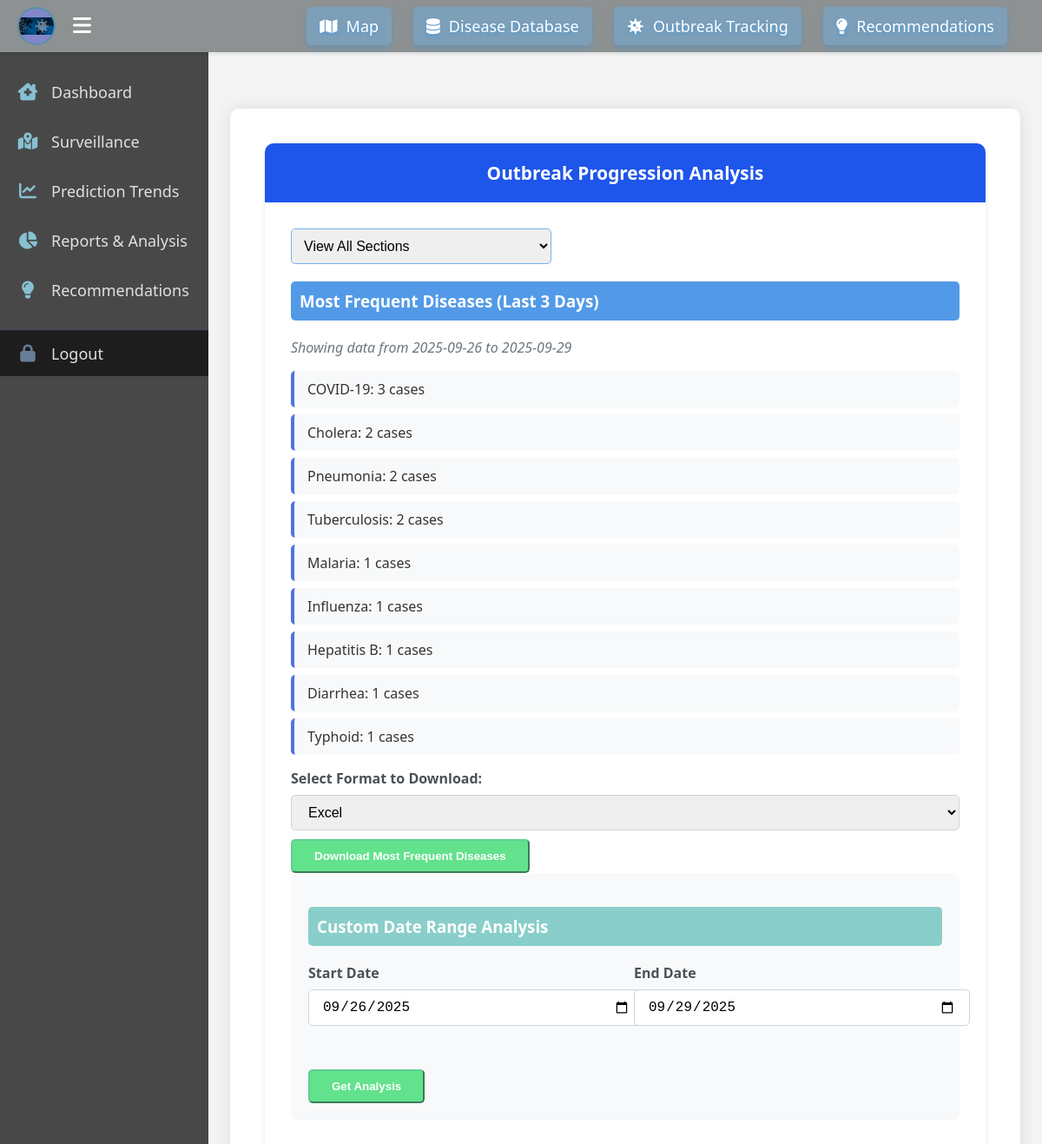
Screenshot of /outbreak-progression with the database file from the repository.
### models.py (models this page shows, shortened)
class DiseaseRecord(db.Model):
    __tablename__ = 'DiseaseRecords'
    id = db.Column(db.Integer, primary_key=True)
    Patient_Age = db.Column('Patient_Age', db.Integer, nullable=False)
    Disease_Name = db.Column('Disease_Name', db.String(200), nullable=False)
    Occasion = db.Column('Occasion', db.String(50), nullable=False)
    Date = db.Column('Date', db.Date, nullable=False)
    Hospital_Name = db.Column('Hospital_Name', db.String(200), nullable=False)

### app.py (the view, shortened to what this page needs)
@app.route('/outbreak-progression', methods=['GET', 'POST'])
def outbreak_progression():
    current_date = datetime.now().date()
    last_three_days = current_date - timedelta(days=3)
    outbreak_query = db.session.query(
        DiseaseRecord.Disease_Name,
        DiseaseRecord.Patient_Age,
        DiseaseRecord.Date
    ).filter(
        DiseaseRecord.Date.between(last_three_days, current_date)
    )
    df = pd.read_sql(outbreak_query.statement, db.engine)
    most_frequent_diseases = df['Disease_Name'].value_counts()
    warnings = []
    seasonal_patterns = None
    age_risk_analysis = None
    return render_template('outbreak_progression.html',
                         most_frequent_diseases=most_frequent_diseases,
                         warnings=warnings,
                         seasonal_patterns=seasonal_patterns,
                         age_risk_analysis=age_risk_analysis,
                         current_date=current_date,
                         last_three_days=last_three_days)

### templates/outbreak_progression.html (shortened to what this page needs)
{% extends 'base.html' %}
{% block content %}
<div class="main-container">
    <div class="card">
        <div class="card-header">
            Outbreak Progression Analysis
        </div>
        <div class="card-body">
            <div class="filter-container">
                <select id="sectionFilter" class="filter-select" onchange="filterSections()">
                    <option value="all">View All Sections</option>
                </select>
            </div>
            <h3 class="section-title frequent-diseases-title" onclick="toggleSection('frequentDiseases')">Most Frequent Diseases (Last 3 Days)</h3>
            <p class="time-period">Showing data from {{ last_three_days.strftime('%Y-%m-%d') }} to {{ current_date.strftime('%Y-%m-%d') }}</p>
            <div id="frequentDiseases" style="display: block;">
                {% if most_frequent_diseases is not none and not most_frequent_diseases.empty %}
                    <ul class="data-list">
                        {% for disease, count in most_frequent_diseases.items() %}
                        <li>{{ disease }}: {{ count }} cases</li>
                        {% endfor %}
                    </ul>
                    <form method="POST" action="/download-frequent-diseases">
                        <label for="format" class="form-label">Select Format to Download:</label>
                        <select name="format" id="format" class="form-control" required>
                            <option value="excel">Excel</option>
                        </select>
                        <button type="submit" class="btn-primary">Download Most Frequent Diseases</button>
                    </form>
                {% else %}
                    <p class="no-data">No data available for the last 3 days</p>
                {% endif %}
            </div>
            <div class="form-container">
                <h3 class="section-title custom-date-range-title" onclick="toggleSection('customDateRange')">Custom Date Range Analysis</h3>
                <div id="customDateRange" style="display: block;">
                    <form method="POST">
                        <div class="form-row" style="display: flex; gap: 20px; margin-bottom: 20px;">
                            <div class="form-group" style="flex: 1;">
                                <label for="start_date" class="form-label">Start Date</label>
                                <input type="date" id="start_date" name="start_date" class="form-control" required>
                            </div>
                            <div class="form-group" style="flex: 1;">
                                <label for="end_date" class="form-label">End Date</label>
                                <input type="date" id="end_date" name="end_date" class="form-control" required>
                            </div>
                        </div>
                        <button type="submit" class="btn-primary">Get Analysis</button>
                    </form>
                </div>
            </div>
        </div>
    </div>
</div>
{% endblock %}

### templates/base.html (shortened to what this page needs)
<!DOCTYPE html>
<html lang="en">
<head>
    <link rel="stylesheet" href="https://cdnjs.cloudflare.com/ajax/libs/font-awesome/6.0.0-beta3/css/all.min.css">
</head>
<body>
    <header>
        <div class="header-left">
            <div class="header-logo">
                <img src="{{ url_for('static', filename='images/stat.jpeg') }}" alt="Logo">
            </div>
            <button class="toggle-sidebar" id="toggleSidebar">
                <i class="fas fa-bars"></i>
            </button>
        </div>
        <div class="header-center-right">
            <div class="top-nav-item" onclick="location.href='/surveillance-map'">
                <i class="fas fa-map"></i>
                <span>Map</span>
            </div>
            <div class="top-nav-item" onclick="location.href='/disease-database'">
                <i class="fas fa-database"></i>
                <span>Disease Database</span>
            </div>
            <div class="top-nav-item" onclick="location.href='/outbreak-progression'">
                <i class="fas fa-virus"></i>
                <span>Outbreak Tracking</span>
            </div>
            <div class="top-nav-item" onclick="location.href='/recommendations'">
                <i class="fas fa-lightbulb"></i>
                <span>Recommendations</span>
            </div>
        </div>
    </header>
    <div class="container" id="mainContainer">
        <nav class="sidebar" id="sidebar">
            <div class="sidebar-item" onclick="location.href='/home'">
                <i class="fas fa-clinic-medical"></i> Dashboard
            </div>
            <div class="sidebar-item" onclick="location.href='/disease-surveillance'">
                <i class="fas fa-map-marked-alt"></i> Surveillance
            </div>
            <div class="sidebar-item" onclick="location.href='/prediction-trends'">
                <i class="fas fa-chart-line"></i> Prediction Trends
            </div>
            <div class="sidebar-item" onclick="location.href='/reports-analytics'">
                <i class="fas fa-chart-pie"></i> Reports & Analysis
            </div>
            <div class="sidebar-item" onclick="location.href='/recommendations'">
                <i class="fas fa-lightbulb"></i> Recommendations
            </div>
            <div class="sidebar-footer">
                <div class="logout-sidebar" onclick="showLogoutSpinner()">
                    <i class="fas fa-lock"></i> Logout
                </div>
            </div>
        </nav>
        <main class="main-content" id="mainContent">
            {% block content %}{% endblock %}
        </main>
    </div>
</body>
</html>

### templates/base.html (style rules this page uses)
body { font-family: 'Segoe UI', Arial, sans-serif; margin: 0; padding: 0; height: 100vh; display: flex; flex-direction: column; overflow: hidden; color: #333; }
header { background: hsla(180, 1.30%, 45.30%, 0.79); color: white; padding: 10px 0; text-align: center; width: 100%; position: fixed; top: 0; z-index: 1000; display: flex; justify-content: space-between; align-items: center; padding: 0 20px; box-sizing: border-box; height: 60px; box-shadow: 0 2px 5px rgba(0,0,0,0.1); }
.header-left { display: flex; align-items: center; gap: 15px; }
.header-center-right { display: flex; align-items: center; justify-content: flex-end; flex-grow: 1; gap: 25px; margin-right: 20px; }
.top-nav-item { color: white; font-size: 18px; font-weight: 500; cursor: pointer; padding: 10px 15px; border-radius: 6px; transition: all 0.3s ease; display: flex; align-items: center; gap: 10px; position: relative; text-shadow: 0 2px 4px rgba(33, 150, 243, 0.5); box-shadow: 0 4px 8px rgba(33, 150, 243, 0.3); background-color: rgba(122, 163, 194, 0.8); }
.top-nav-item i { font-size: 18px; }
.header-logo { width: 40px; height: 40px; border-radius: 50%; overflow: hidden; border: 2px solid rgb(87, 145, 168); background-color: rgb(130, 135, 202); display: flex; justify-content: center; align-items: center; }
.header-logo img { width: 100%; height: auto; object-fit: cover; }
.container { display: flex; flex-grow: 1; overflow: hidden; margin-top: 60px; transition: margin-left 0.3s ease; }
.sidebar { width: 240px; background: rgb(72, 72, 73); padding: 15px 0; height: calc(100vh - 60px); position: fixed; overflow-y: auto; top: 60px; left: 0; z-index: 999; transition: transform 0.3s ease; }
.main-content { margin-left: 240px; padding: 25px; flex-grow: 1; overflow-y: auto; height: calc(100vh - 60px); background-color: #f4f4f4; transition: margin-left 0.3s ease; }
.toggle-sidebar { background: none; border: none; color: white; font-size: 24px; cursor: pointer; padding: 5px; border-radius: 4px; transition: background-color 0.2s; }
.sidebar-item { padding: 14px 20px; cursor: pointer; position: relative; margin: 5px 0; font-size: 18px; font-weight: 500; border-radius: 0; transition: all 0.3s ease; display: flex; align-items: center; color: #e0e0e0; }
.sidebar-item i { margin-right: 15px; width: 24px; text-align: center; font-size: 20px; color: #87c1d1; }
.logout-sidebar { margin-top: 20px; padding: 14px 20px; cursor: pointer; position: relative; font-size: 18px; border-radius: 0; transition: all 0.3s ease; display: flex; align-items: center; color: #e0e0e0; background-color: rgba(15, 15, 15, 0.75); border-top: 1px solid rgba(62, 60, 158, 0.3); }
.logout-sidebar i { margin-right: 15px; width: 24px; text-align: center; font-size: 20px; color:rgb(102, 126, 150); }
.sidebar-footer { margin-top: auto; padding-bottom: 15px; }

### rows the page displays
DiseaseRecord: Disease_Name "COVID-19", count "3"
DiseaseRecord: Disease_Name "Cholera", count "2"
DiseaseRecord: Disease_Name "Pneumonia", count "2"
DiseaseRecord: Disease_Name "Tuberculosis", count "2"
DiseaseRecord: Disease_Name "Malaria", count "1"
DiseaseRecord: Disease_Name "Influenza", count "1"
DiseaseRecord: Disease_Name "Hepatitis B", count "1"
DiseaseRecord: Disease_Name "Diarrhea", count "1"
DiseaseRecord: Disease_Name "Typhoid", count "1"
